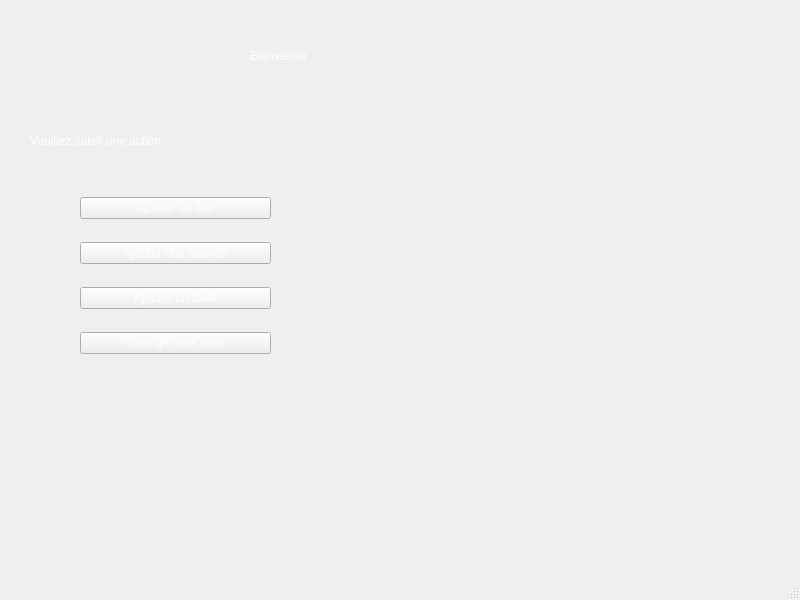
<?xml version="1.0" encoding="UTF-8"?>
<ui version="4.0">
 <class>MainWindow</class>
 <widget class="QMainWindow" name="MainWindow">
  <property name="geometry">
   <rect>
    <x>0</x>
    <y>0</y>
    <width>800</width>
    <height>600</height>
   </rect>
  </property>
  <property name="windowTitle">
   <string>MainWindow</string>
  </property>
  <property name="styleSheet">
   <string notr="true">background-image: url(:/new/prefix1/8324.png);
color : white</string>
  </property>
  <widget class="QWidget" name="centralwidget">
   <widget class="QLabel" name="label">
    <property name="geometry">
     <rect>
      <x>250</x>
      <y>30</y>
      <width>251</width>
      <height>51</height>
     </rect>
    </property>
    <property name="styleSheet">
     <string notr="true">font: 700 28pt &quot;Segoe UI&quot;;
background:none</string>
    </property>
    <property name="text">
     <string>Bienvenue</string>
    </property>
   </widget>
   <widget class="QWidget" name="gridLayoutWidget">
    <property name="geometry">
     <rect>
      <x>80</x>
      <y>180</y>
      <width>191</width>
      <height>191</height>
     </rect>
    </property>
    <layout class="QGridLayout" name="gridLayout">
     <item row="2" column="0">
      <widget class="QPushButton" name="pushButton_3">
       <property name="styleSheet">
        <string notr="true">font: 700 9pt &quot;Segoe UI&quot;;</string>
       </property>
       <property name="text">
        <string>Ajouter un billet</string>
       </property>
      </widget>
     </item>
     <item row="1" column="0">
      <widget class="QPushButton" name="pushButton_2">
       <property name="styleSheet">
        <string notr="true">font: 700 9pt &quot;Segoe UI&quot;;</string>
       </property>
       <property name="text">
        <string>Ajouter une seance</string>
       </property>
      </widget>
     </item>
     <item row="0" column="0">
      <widget class="QPushButton" name="pushButton">
       <property name="styleSheet">
        <string notr="true">font: 700 9pt &quot;Segoe UI&quot;;</string>
       </property>
       <property name="text">
        <string>Ajouter un film</string>
       </property>
      </widget>
     </item>
     <item row="3" column="0">
      <widget class="QPushButton" name="pushButton_4">
       <property name="styleSheet">
        <string notr="true">font: 700 9pt &quot;Segoe UI&quot;;</string>
       </property>
       <property name="text">
        <string>Changer une salle</string>
       </property>
      </widget>
     </item>
    </layout>
   </widget>
   <widget class="QLabel" name="label_2">
    <property name="geometry">
     <rect>
      <x>30</x>
      <y>120</y>
      <width>341</width>
      <height>41</height>
     </rect>
    </property>
    <property name="styleSheet">
     <string notr="true">font: 700 16pt &quot;Segoe UI&quot;;
background:none</string>
    </property>
    <property name="text">
     <string>Veuillez saisir une action</string>
    </property>
   </widget>
  </widget>
  <widget class="QMenuBar" name="menubar">
   <property name="geometry">
    <rect>
     <x>0</x>
     <y>0</y>
     <width>800</width>
     <height>25</height>
    </rect>
   </property>
  </widget>
  <widget class="QStatusBar" name="statusbar"/>
 </widget>
 <resources/>
 <connections/>
</ui>
